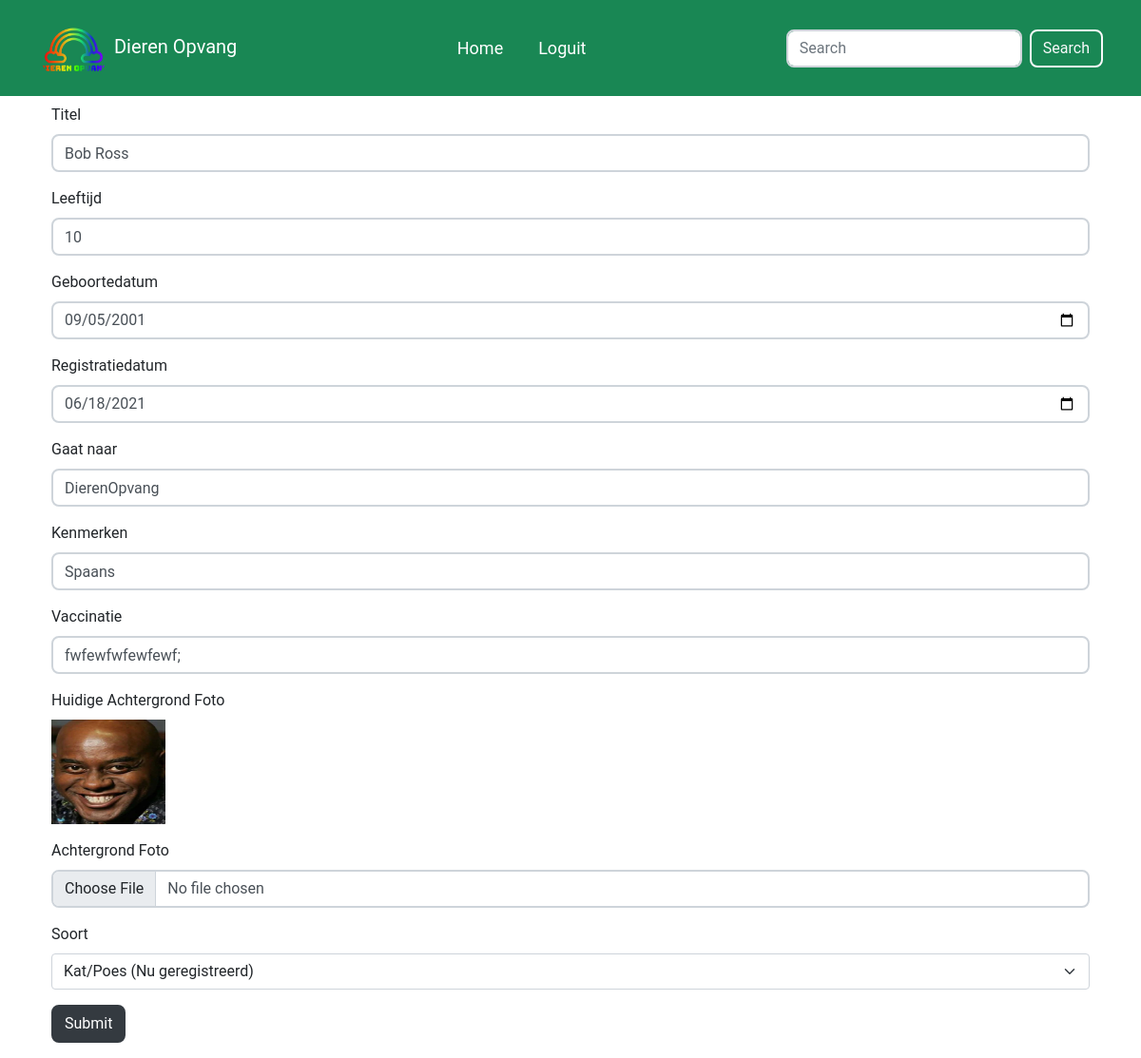
/admin/changepost.php?id=3d787e55-f5d1-46f6-948d-f8841c7dc3ab (signed in), run on an earlier commit of the app's database.
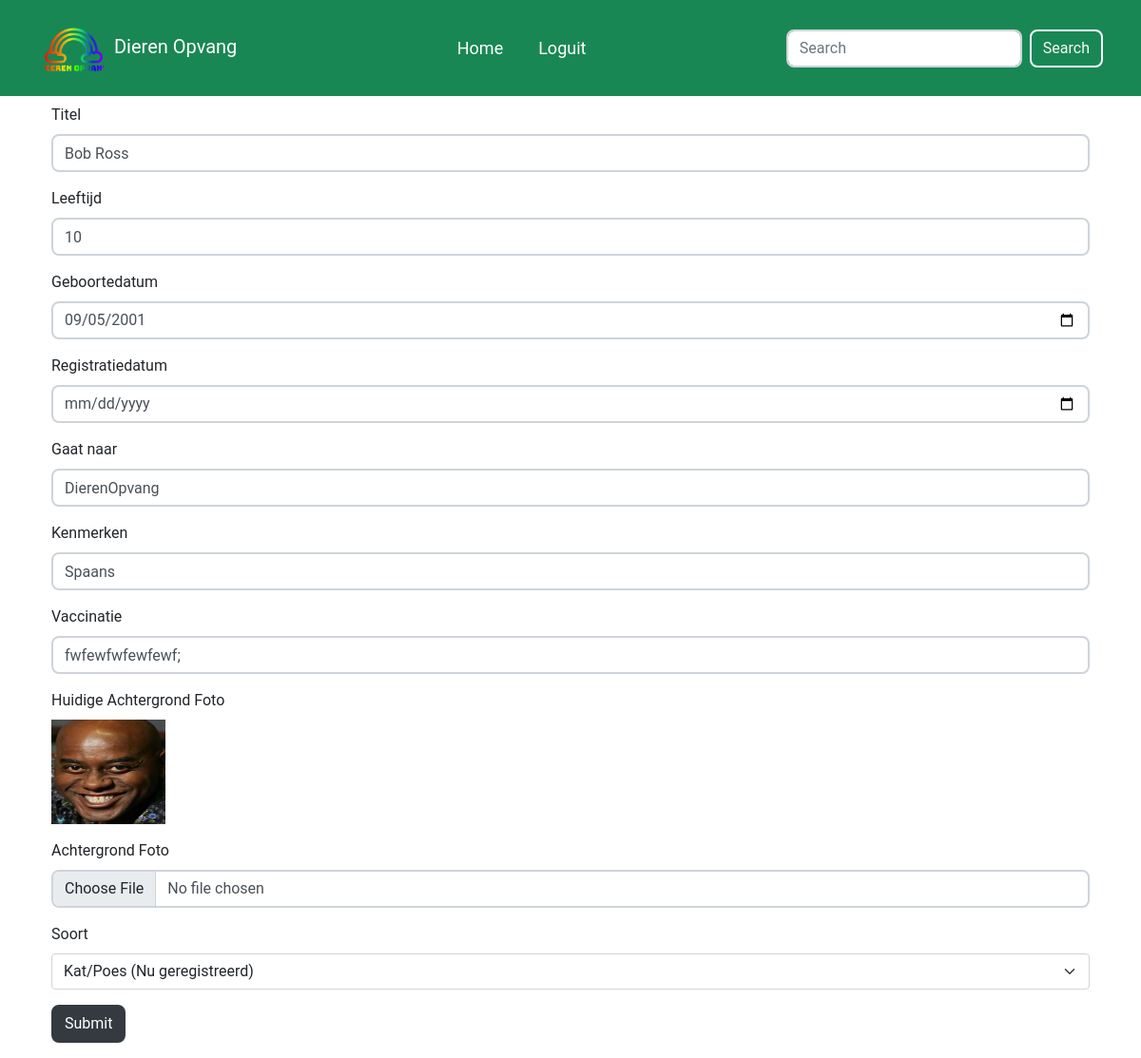
And on a later commit of the database.
### tables this page shows
CREATE TABLE `dieren` (
  `id` varchar(64) NOT NULL,
  `naam` varchar(64) NOT NULL,
  `soort` varchar(64) NOT NULL,
  `soortid` varchar(64) NOT NULL,
  `leeftijd` int(3) NOT NULL,
  `eigenaar_id` varchar(64) NOT NULL,
  `geboortedatum` date NOT NULL,
  `regristratiedatum` datetime NOT NULL DEFAULT current_timestamp(),
  `naar` varchar(64) NOT NULL,
  `kenmerken` text NOT NULL,
  `vaccinatie` text NOT NULL,
  `image` text NOT NULL
);

### admin/changepost.php (the view, shortened to what this page needs)
<?php
require('../php/database.php');
if($stmt = $conn->prepare("SELECT naam, soortid, leeftijd, eigenaar_id, geboortedatum, regristratiedatum, naar, kenmerken, vaccinatie, image FROM dieren WHERE id = ?")) {
    $stmt->bind_param("s", $_GET["id"]);
    $stmt->execute();
    $stmt->store_result();
    if ($stmt->num_rows > 0) {
        $stmt->bind_result($naam, $dier, $leeftijd, $eigenaar_id, $geboortedatum, $regristratiedatum, $naar, $kenmerken, $vaccinatie, $image);
    }
}
if($stmt2 = $conn->prepare("SELECT soort FROM soort WHERE id = ?")) {
    $stmt2->bind_param("s", $dier);
    $stmt2->execute();
    $stmt2->store_result();
    if ($stmt2->num_rows > 0) {
        $stmt2->bind_result($dierennaam);
    }
}
?>
<!doctype html>
<html lang="en">
<head>
    <?php require("components/style.php"); ?>
</head>
<body>
<?php require("components/navbar.php"); ?>
    <div class="container mt-2">
        <form method="POST" enctype="multipart/form-data" action="../php/changepost.php?id=<?php echo $_GET['id']; ?>">
            <div class="form-group">
                <label for="titel">Titel</label>
                <input name="title" id="titel" class="form-control" placeholder="Titel" type="text" value="<?php echo $naam;?>" required>
            </div>
            <div class="form-group">
                <label for="leeftijd">Leeftijd</label>
                <input name="leeftijd" id="leeftijd" type="number" class="form-control" placeholder="10" type="text" value="<?php echo $leeftijd;?>" required>
            </div>
            <div class="form-group">
                <label for="geboortedatum">Geboortedatum</label>
                <input name="geboortedatum" class="form-control" required type="date" id="geboortedatum" value="<?php echo $geboortedatum;?>">
            </div>
            <div class="form-group">
                <label for="registratiedatum">Registratiedatum</label>
                <input name="regristratiedatum" class="form-control" required type="date" id="regristratiedatum" value="<?php echo $regristratiedatum;?>">
            </div>
            <div class="form-group">
                <label for="naar">Gaat naar</label>
                <input name="naar" class="form-control" type="text" required id="subtext" value="<?php echo $naar;?>">
            </div>
            <div class="form-group">
                <label for="Kenmerken">Kenmerken</label>
                <input name="Kenmerken" class="form-control" required type="text" id="Kenmerken" value="<?php echo $kenmerken ?>" required>
            </div>
            <div class="form-group">
                <label for="Vaccinatie">Vaccinatie</label>
                <input name="Vaccinatie" class="form-control" type="text" id="Vaccinatie" value="<?php echo $vaccinatie;?>" required>
            </div>
            <div class="form-group">
                <label for="Huidige_Afbeelding">Huidige Achtergrond Foto</label><br>
                <input hidden="1" readonly="1" name="Huidige_Afbeelding" value="<?php echo $image;?>"><img src="../<?php echo "" . $image . "";?>" width="120" height="110">
            </div>
            <div class="form-group">
                <label for="foto">Achtergrond Foto</label>
                <input class="form-control" name="image" type="file">
            </div>
            <div class="form-group">
                <label for="dier">Soort</label>
                <select class="form-select" required name="dier">
                <?php
                echo "<option selected value='". $dier ."' >". $dierennaam ." (Nu geregistreerd)</option>";
                ?>
                </select>
            </div>
            <div class="form-group">
                <input type="submit" name="submit" class="btn btn-dark">
            </div>
        </form>
    </div>
</body>
</html>

What changed in the data, as far as the page shows it:
changed dieren "Bob Ross": regristratiedatum "06/18/2021" → (not shown)
